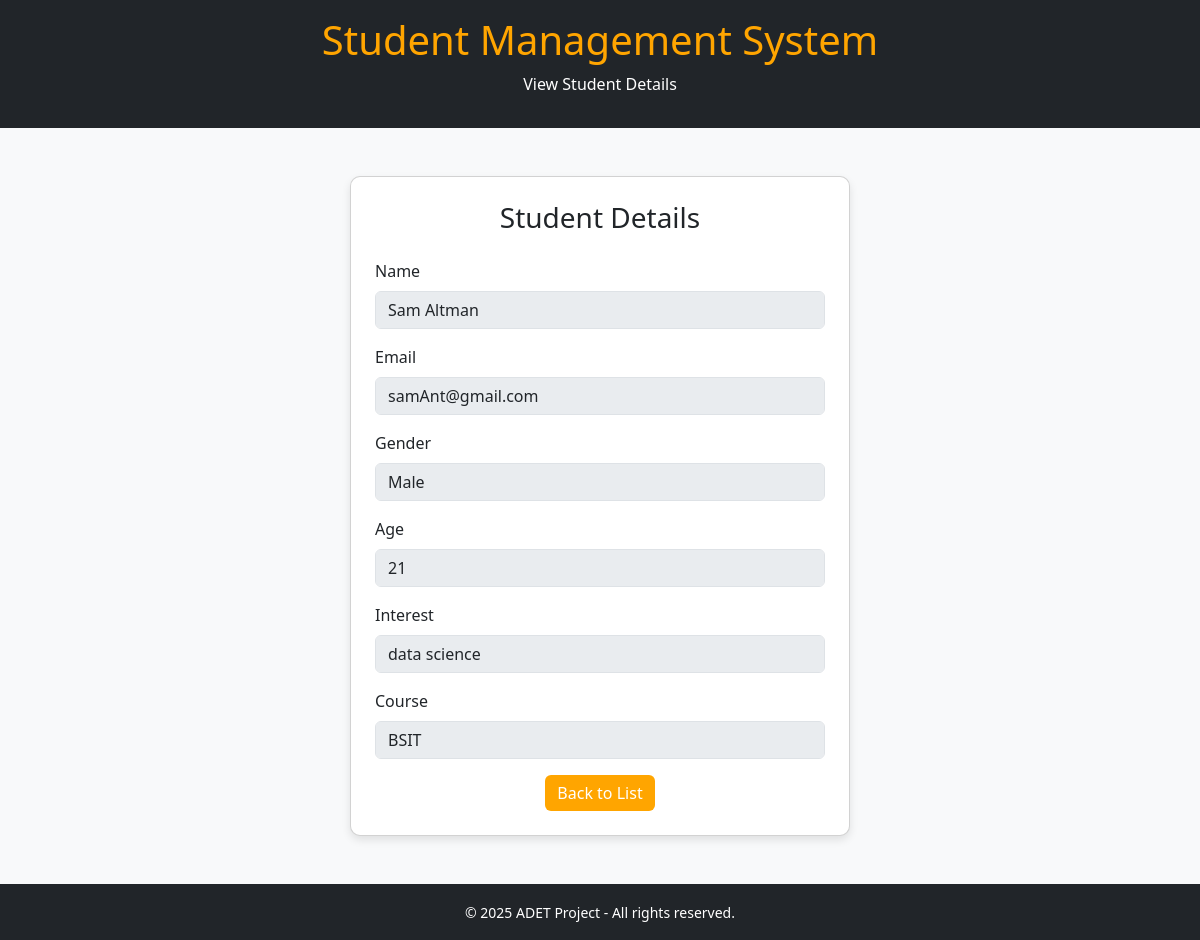
The page /students/15/ on the database its author committed.
### students/models.py (models this page shows, shortened)
class StudentInfo(models.Model):
    name = models.CharField(max_length=100, blank=True, default="")
    address = models.CharField(max_length=250, blank=True, default="")
    email = models.EmailField(max_length=100, blank=True, default="")
    gender = models.CharField(
        max_length=10,
        default="",
        choices=[
            ('Male', 'male'),
            ('Female', 'female')
        ]
    )
    age = models.IntegerField(default=0, blank=True)
    interest = models.CharField(max_length=200, blank=True, default="")
    course = models.CharField(max_length=100, blank=True, default="")

### students/views.py (the view)
# urls.py: path('students/<int:pk>/', views.view_students, name='view_students'),
def view_students(request, pk):
    student = get_object_or_404(StudentInfo, pk=pk)
    return render(request, 'students/view.html', {'student': student})

### students/templates/students/view.html (shortened to what this page needs)
<!DOCTYPE html>
<html lang="en">
<head>
    <link href="https://cdn.jsdelivr.net/npm/bootstrap@5.3.3/dist/css/bootstrap.min.css" rel="stylesheet" />
</head>
<body>
    <header class="bg-dark text-white text-center py-3">
        <h1>Student Management System</h1>
        <p>View Student Details</p>
    </header>
    <div class="container mt-5">
        <div class="card p-4 mx-auto" style="max-width: 500px;">
            <h3 class="text-center mb-4">Student Details</h3>
            <div id="studentDetails">
                <div class="mb-3">
                    <label class="form-label">Name</label>
                    <input type="text" class="form-control" value="{{ student.name }}" readonly>
                </div>
                <div class="mb-3">
                    <label class="form-label">Email</label>
                    <input type="email" class="form-control" value="{{ student.email }}" readonly>
                </div>
                <div class="mb-3">
                    <label class="form-label">Gender</label>
                    <input type="text" class="form-control" value="{{ student.gender }}" readonly>
                </div>
                <div class="mb-3">
                    <label class="form-label">Age</label>
                    <input type="number" class="form-control" value="{{ student.age }}" readonly>
                </div>
                <div class="mb-3">
                    <label class="form-label">Interest</label>
                    <input type="text" class="form-control" value="{{ student.interest }}" readonly>
                </div>
                <div class="mb-3">
                    <label class="form-label">Course</label>
                    <input type="text" class="form-control" value="{{ student.course }}" readonly>
                </div>
                <div class="d-flex justify-content-center">
                    <a href="{% url 'home' %}" class="btn btn-primary">Back to List</a>
                </div>
            </div>
        </div>
    </div>
    <footer class="bg-dark text-white text-center py-3 mt-5">
        <small>© 2025 ADET Project - All rights reserved.</small>
    </footer>
</body>
</html>

### students/templates/students/view.html (style rules this page uses)
body { background: #f8f9fa; color: #000; }
header, footer { background-color: #000; }
h1 { color: #ffa500; }
.btn-primary { background-color: #ffa500; border: none; }
.card { border-radius: 10px; box-shadow: 0 4px 8px rgba(0, 0, 0, 0.1); }
.form-label { font-weight: 500; }
.form-control[readonly] { background-color: #e9ecef; opacity: 1; }

### rows shown on the page
StudentInfo: name "Sam Altman", email "samAnt@gmail.com", gender "Male", age "21", interest "data science", course "BSIT"
